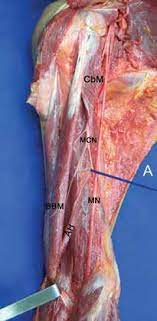
#> input picture Imagenes/Biceps.jpg, 157 x 321 px
$ python Promedio_RGB.py
#> lines starting #> are read from the running program, lines starting #| are printed output that depends on the picture
import cv2
import numpy as np
import matplotlib.pyplot as plt
from tkinter import filedialog
import tkinter as tk

def cargar_imagen():
    """Función para cargar una imagen usando un diálogo de archivo"""
    root = tk.Tk()
    root.withdraw()  # Ocultar la ventana principal de tkinter
    archivo = filedialog.askopenfilename(
        title="Seleccionar imagen",
        filetypes=[("Archivos de imagen", "*.jpg *.jpeg *.png *.bmp *.tiff")]
    )
#> the answer given: Imagenes/Biceps.jpg
#> in main, imagen is the input picture: shape (321, 157, 3); mean B, G, R 140.4, 113, 132.3
    root.destroy()
    return archivo

def convertir_a_escala_grises_promedio(imagen):
    """
    Convierte una imagen a escala de grises usando el promedio de los valores RGB
    """
    # Obtener las dimensiones de la imagen
    alto, ancho, canales = imagen.shape
#> alto = 321; ancho = 157; canales = 3

    # Crear una matriz para la imagen en escala de grises
    imagen_gris = np.zeros((alto, ancho), dtype=np.uint8)

    # Calcular el promedio de RGB para cada píxel
    for i in range(alto):
        for j in range(ancho):
            # Obtener los valores R, G, B del píxel
            r, g, b = imagen[i, j]
            # Calcular el promedio
            promedio = (int(r) + int(g) + int(b)) // 3
            imagen_gris[i, j] = promedio
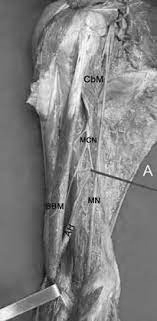
#> imagen_gris: shape (321, 157); min 1, max 253, mean 128.2
#| Se cargaron 3 imágenes exitosamente.

    return imagen_gris

def mostrar_imagenes(imagenes_originales, imagenes_grises, titulos):
    """
    Muestra las imágenes originales y en escala de grises en una cuadrícula
    """
    num_imagenes = len(imagenes_originales)
#> num_imagenes = 3

    # Crear una figura con subplots
    fig, axes = plt.subplots(2, num_imagenes, figsize=(15, 8))

    # Si solo hay una imagen, ajustar la forma de axes
    if num_imagenes == 1:
        axes = axes.reshape(2, 1)

    for i in range(num_imagenes):
        # Mostrar imagen original
        axes[0, i].imshow(cv2.cvtColor(imagenes_originales[i], cv2.COLOR_BGR2RGB))
        axes[0, i].set_title(f'{titulos[i]} - Original')
        axes[0, i].axis('off')

        # Mostrar imagen en escala de grises
        axes[1, i].imshow(imagenes_grises[i], cmap='gray')
        axes[1, i].set_title(f'{titulos[i]} - Escala de Grises (Promedio RGB)')
        axes[1, i].axis('off')

    plt.tight_layout()
    plt.show()
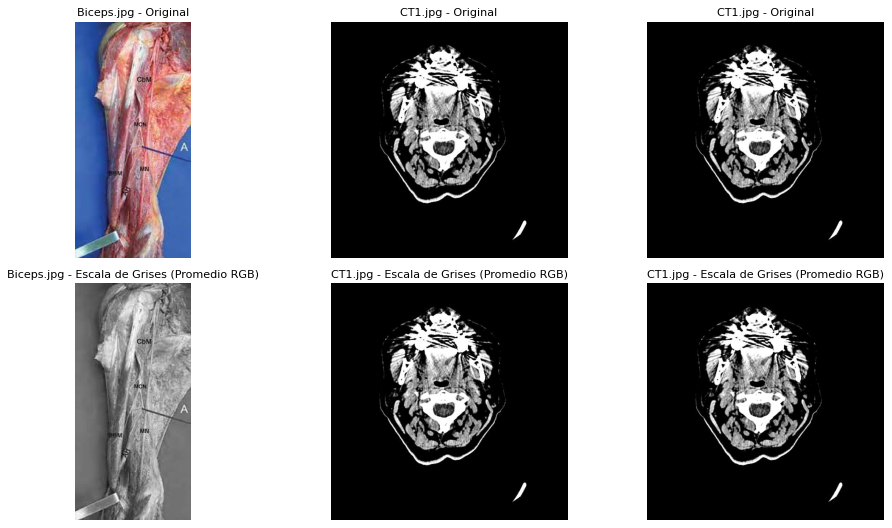
#> figure drawn by matplotlib, 6 panels

def main():
    """
    Función principal que ejecuta el programa
    """
    print("=== Convertidor de Imágenes a Escala de Grises ===")
    print("Este programa convierte imágenes a escala de grises usando el promedio de los valores RGB")
    print()

    imagenes_originales = []
    imagenes_grises = []
    titulos = []

    # Cargar tres imágenes
    for i in range(3):
        print(f"Cargando imagen {i+1}...")
        ruta_imagen = cargar_imagen()

        if not ruta_imagen:
            print(f"No se seleccionó imagen {i+1}. Saliendo...")
            return

        # Leer la imagen
        imagen = cv2.imread(ruta_imagen)
        if imagen is None:
            print(f"Error al cargar la imagen {i+1}. Verifica que el archivo sea válido.")
            continue

        # Obtener el nombre del archivo para el título
        nombre_archivo = ruta_imagen.split('/')[-1].split('\\')[-1]
        titulos.append(nombre_archivo)

        # Convertir a escala de grises usando el promedio RGB
        imagen_gris = convertir_a_escala_grises_promedio(imagen)

        # Guardar las imágenes
        imagenes_originales.append(imagen)
        imagenes_grises.append(imagen_gris)

        print(f"Imagen {i+1} cargada exitosamente: {nombre_archivo}")

    if not imagenes_originales:
        print("No se cargaron imágenes válidas.")
        return

    print(f"\nSe cargaron {len(imagenes_originales)} imágenes exitosamente.")
    print("Mostrando resultados...")

    # Mostrar las imágenes
    mostrar_imagenes(imagenes_originales, imagenes_grises, titulos)

    # Opción para guardar las imágenes en escala de grises
    respuesta = input("\n¿Deseas guardar las imágenes en escala de grises? (s/n): ").lower()
#> the answer given: out.png
    if respuesta == 's':
        for i, (imagen_gris, titulo) in enumerate(zip(imagenes_grises, titulos)):
            nombre_sin_extension = titulo.split('.')[0]
            nombre_guardado = f"{nombre_sin_extension}_escala_grises_promedio.jpg"
            cv2.imwrite(nombre_guardado, imagen_gris)
            print(f"Imagen guardada: {nombre_guardado}")

if __name__ == "__main__":
    main()
